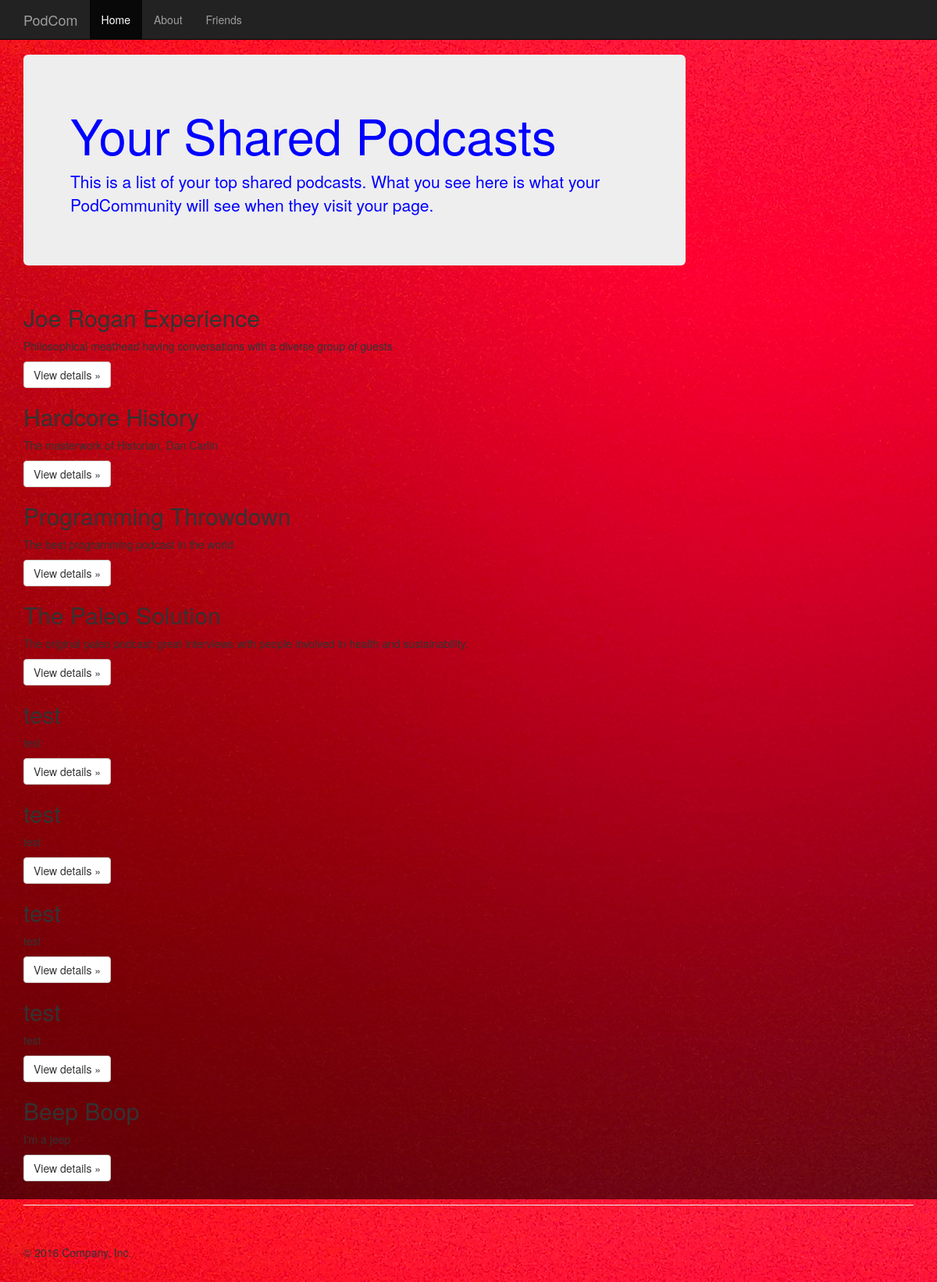
The page /podcom/ on the database its author committed.
### podcasts/models.py (models this page shows, shortened)
class Podcast(models.Model):
    title =             models.CharField(max_length=120, null=True)
    description =       models.CharField(max_length=500, null=True)
    logo =              models.URLField(null=True, blank=True)
    favorite_episode =  models.URLField(null=True, blank=True)
    url =               models.URLField(null=True)
    saved_clips1 =      models.URLField(null=True, blank=True)
    saved_clips2 =      models.URLField(null=True, blank=True)
    saved_clips3 =      models.URLField(null=True, blank=True)
    shownotes =         models.URLField(null=True, blank=True)

### podcasts/views.py (the view)
# urls.py: url(r'^podcom/$', PodcastListView.as_view(), name='dashboard'),
class PodcastListView(ListView):
    template_name = 'dashboard.html'
    def get_queryset(self):
        queryset = Podcast.objects.all()
        print(self.kwargs)
        return queryset

### podcasts/templates/dashboard.html (shortened to what this page needs)
{% extends 'basedash.html' %}
{% block jumbo %}
<h1>Your Shared Podcasts</h1>
<p>This is a list of your top shared podcasts. What you see here is what your PodCommunity will see when they visit your page.</p>
{% endblock jumbo %}
{% block podlist %}
<div class="col-xs-12">
{% for pod in podcast_list %}
    <h2>{{ pod.title }}</h2>
    <p>{{ pod.description }}</p>
    <p><a class="btn btn-default" href="#" role="button">View details &raquo;</a></p>
{% endfor %}
</div>
{% endblock podlist %}
{% block sidebar %}
</div>
{% endblock sidebar %}

### podcasts/templates/basedash.html (shortened to what this page needs)
<!DOCTYPE html>
{% load static %}
<html lang="en">
  <head>
    <link rel="stylesheet" href="http://maxcdn.bootstrapcdn.com/bootstrap/3.3.4/css/bootstrap.min.css">
    <link rel="stylesheet" type="text/css" href="{% static 'offcanvas.css' %}">
    <link rel="stylesheet" type="text/css" href="{% static 'customdash.css' %}">
  </head>
  <body>
    <nav class="navbar navbar-fixed-top navbar-inverse">
      <div class="container">
        <div class="navbar-header">
          <a class="navbar-brand" href="#">PodCom</a>
        </div>
        <div id="navbar" class="collapse navbar-collapse">
          <ul class="nav navbar-nav">
            <li class="active"><a href="#">Home</a></li>
            <li><a href="#about">About</a></li>
            <li><a href="#contact">Friends</a></li>
          </ul>
        </div>
      </div>
    </nav>
    <div class="container">
      <div class="row row-offcanvas row-offcanvas-right">
        <div class="col-xs-12 col-sm-9">
          <div class="jumbotron">
            {% block jumbo %}
            {% endblock jumbo %}
          </div>
          <div class="row">
          {% block podlist %}
          {% endblock podlist %}
          </div>
        </div>
      {% block sidebar %}
      {% endblock sidebar %}
      <hr>
      <footer>
        <p>&copy; 2016 Company, Inc.</p>
      </footer>
    </div>
  </body>
</html>

### podcasts/static/offcanvas.css (style rules this page uses)
html, body { overflow-x: hidden; }
body { padding-top: 70px; }
footer { padding: 30px 0; }

### podcasts/static/customdash.css (style rules this page uses)
body { background-image: url('gradient-red-simple-background-705766-2048x1536.jpg'); }
.jumbotron { color: blue; }

### rows shown on the page
Podcast: title "Joe Rogan Experience", description "Philosophical meathead having conversations with a diverse group of guests"
Podcast: title "Hardcore History", description "The masterwork of Historian, Dan Carlin"
Podcast: title "Programming Throwdown", description "The best programming podcast in the world"
Podcast: title "The Paleo Solution", description "The original paleo podcast; great interviews with people involved in health and sustainability."
Podcast: title "test"
Podcast: title "Beep Boop", description "I'm a jeep"
